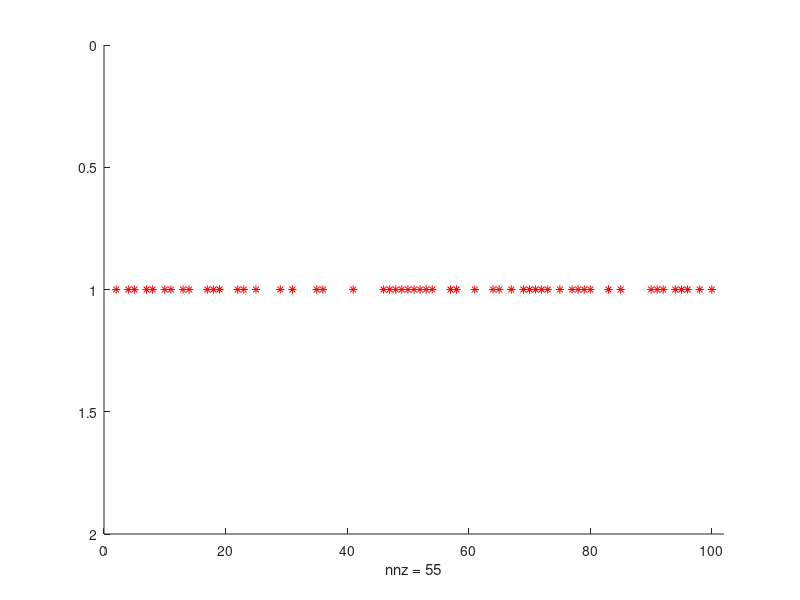
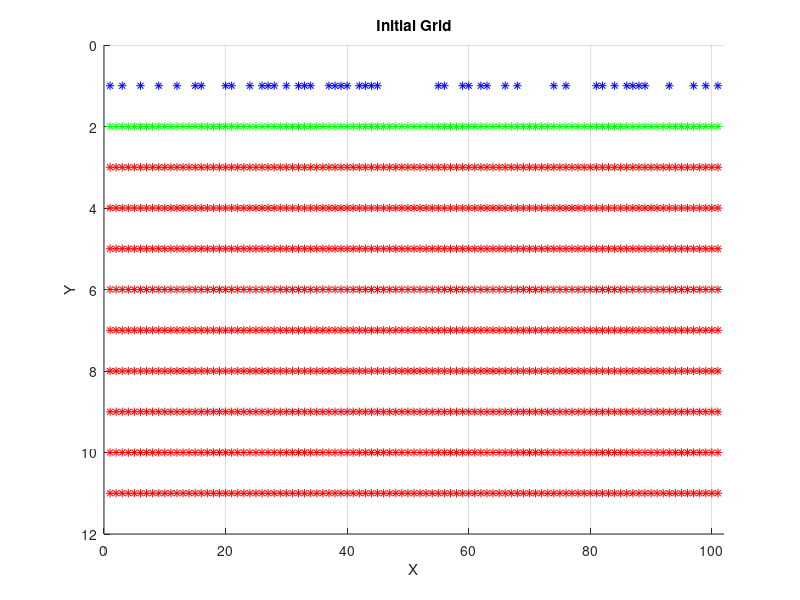

These charts were generated, in order, by the following MATLAB code:
clear
close all

n=100
[X,Y] = meshgrid(0:n, 0:10);


colors = ones(size(X)); %colors has ones everywhere besides row 1,2==0

colors(1:2, :) = 0;

for j=1:5

a=1         %parameters a and b for the probability of adsorbens number 1
b=100
 
% find starting row of 1's for each column

for i=1:length(colors)
    surface(i)=find(colors(:,i),1)
end

for n=1:length(colors)

   Z=a+(b-a).*rand(1,1);
             if Z>50
                colors2(surface(n)-1,n)=1
             else 
                 colors2(surface(n),n)=0
             end
end

colors3=zeros(size(X));
for m=1:length(colors)
      Z=a+(b-a).*rand(1,1);
             if Z>50
                colors3(surface(m)-2,m)=1
             else 
                colors3(surface(m),m)=0
             end
end
for column = 1:length(colors(1,:))
    if colors2(surface(column)-1,column) && colors3(surface(column)-2,column)==1
         surface(column) = 0;
    end
 end

hold on
                 
                 
end               
                 
                 
   % plot the grid
spy(surface,'r')
figure
hold on

spy(colors,'r')
hold on
spy(colors2,'g')
hold on
spy(colors3,'b')
hold on

xlabel('X'); % // Label the X and Y axes
ylabel('Y');
title('Initial Grid');
grid on














